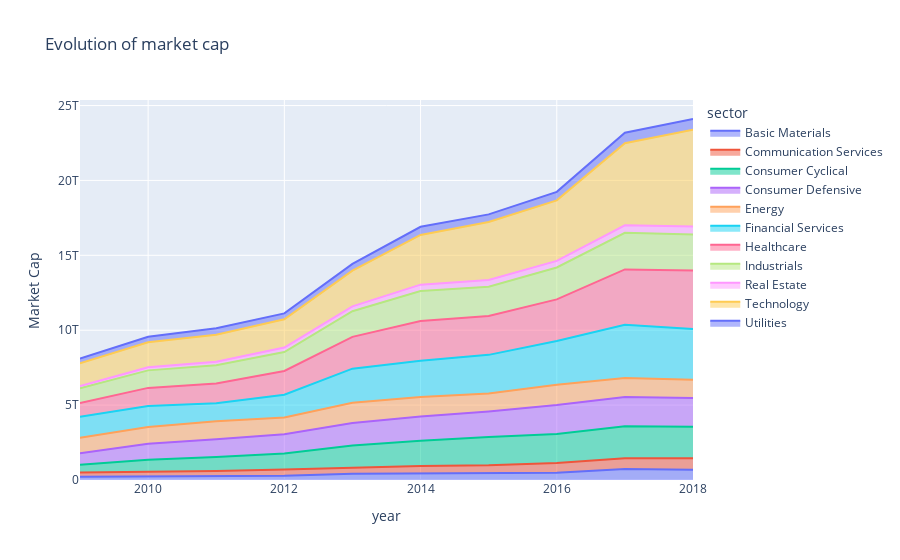
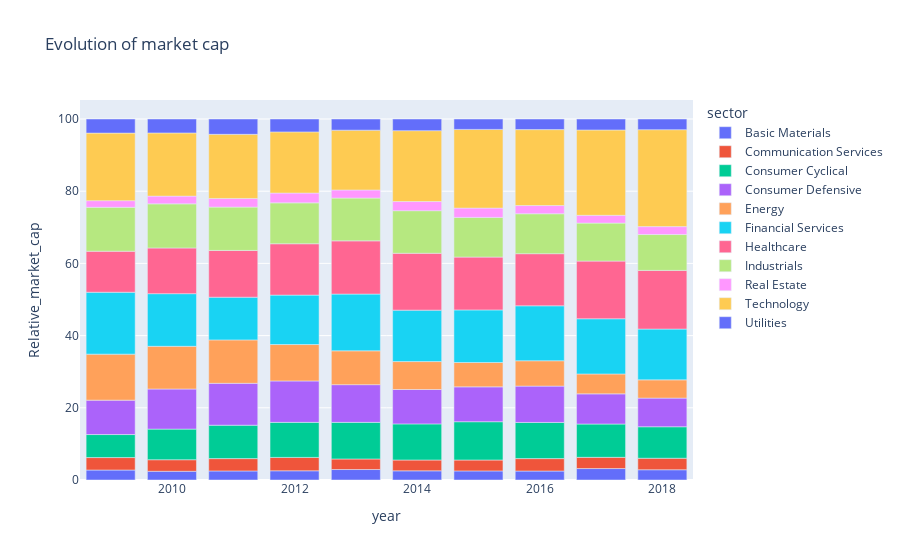
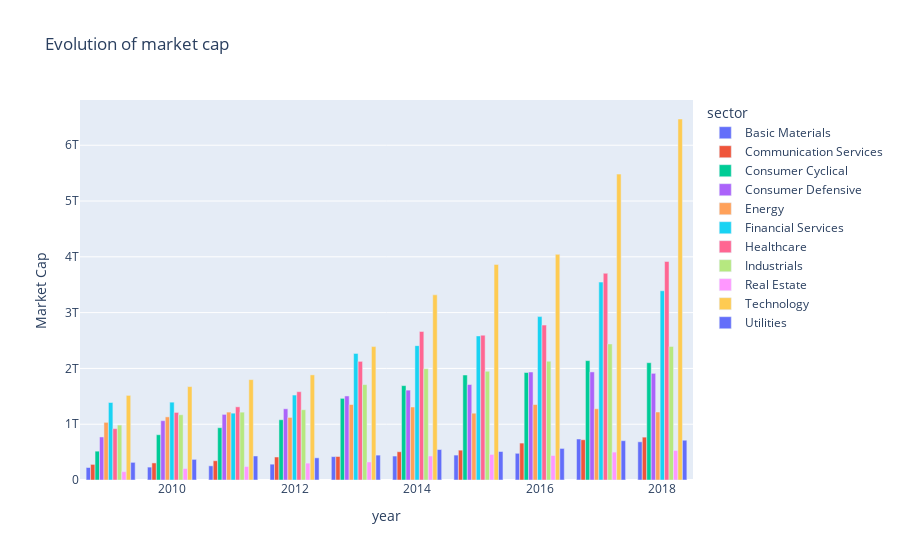

The notebook cell these images were saved under, in order:
### Markdown cell above
## Market cap

### Code cell
#Stacked barplot absolute
stacked_bar_absolute = px.area(df_1, x="year", y="Market Cap", color="sector", title="Evolution of market cap")

#Stacked barplot relative
stacked_bar_relative = px.bar(df_1, x="year", y="Relative_market_cap", color="sector", title="Evolution of market cap")

#Grouped barplot
grouped_bar_absolute = px.bar(df_1, x="year", y="Market Cap", color="sector",barmode="group",title="Evolution of market cap")


stacked_bar_absolute.show()
stacked_bar_relative.show()
grouped_bar_absolute.show()

### Figure 1 — Plotly figure (JSON) as saved in the notebook; plotly's stock layout.template omitted (floating-point values rounded to 4 significant figures)
{"data": [{"hoverlabel": {"namelength": 0}, "hovertemplate": "sector=Basic Materials<br>year=%{x}<br>Market Cap=%{y}", "legendgroup": "Basic Materials", "line": {"color": "#636efa"}, "mode": "lines", "name": "Basic Materials", "orientation": "v", "showlegend": true, "stackgroup": "1", "type": "scatter", "x": [2009, 2010, 2011, 2012, 2013, 2014, 2015, 2016, 2017, 2018], "xaxis": "x", "y": [223900000000.0, 231200000000.0, 254100000000.0, 283700000000.0, 419000000000.0, 429400000000.0, 446700000000.0, 478500000000.0, 734600000000.0, 684700000000.0], "yaxis": "y"}, {"hoverlabel": {"namelength": 0}, "hovertemplate": "sector=Communication Services<br>year=%{x}<br>Market Cap=%{y}", "legendgroup": "Communication Services", "line": {"color": "#EF553B"}, "mode": "lines", "name": "Communication Services", "orientation": "v", "showlegend": true, "stackgroup": "1", "type": "scatter", "x": [2009, 2010, 2011, 2012, 2013, 2014, 2015, 2016, 2017, 2018], "xaxis": "x", "y": [279600000000.0, 306000000000.0, 345600000000.0, 412000000000.0, 421400000000.0, 506700000000.0, 535000000000.0, 661804842285, 721300000000.0, 768300000000.0], "yaxis": "y"}, {"hoverlabel": {"namelength": 0}, "hovertemplate": "sector=Consumer Cyclical<br>year=%{x}<br>Market Cap=%{y}", "legendgroup": "Consumer Cyclical", "line": {"color": "#00cc96"}, "mode": "lines", "name": "Consumer Cyclical", "orientation": "v", "showlegend": true, "stackgroup": "1", "type": "scatter", "x": [2009, 2010, 2011, 2012, 2013, 2014, 2015, 2016, 2017, 2018], "xaxis": "x", "y": [516800000000.0, 811600000000.0, 937200000000.0, 1080000000000.0, 1463000000000.0, 1692000000000.0, 1882000000000.0, 1927000000000.0, 2140000000000.0, 2102000000000.0], "yaxis": "y"}, {"hoverlabel": {"namelength": 0}, "hovertemplate": "sector=Consumer Defensive<br>year=%{x}<br>Market Cap=%{y}", "legendgroup": "Consumer Defensive", "line": {"color": "#ab63fa"}, "mode": "lines", "name": "Consumer Defensive", "orientation": "v", "showlegend": true, "stackgroup": "1", "type": "scatter", "x": [2009, 2010, 2011, 2012, 2013, 2014, 2015, 2016, 2017, 2018], "xaxis": "x", "y": [771300000000.0, 1063000000000.0, 1176000000000.0, 1276000000000.0, 1506000000000.0, 1611000000000.0, 1711000000000.0, 1936000000000.0, 1937342072733, 1912000000000.0], "yaxis": "y"}, {"hoverlabel": {"namelength": 0}, "hovertemplate": "sector=Energy<br>year=%{x}<br>Market Cap=%{y}", "legendgroup": "Energy", "line": {"color": "#FFA15A"}, "mode": "lines", "name": "Energy", "orientation": "v", "showlegend": true, "stackgroup": "1", "type": "scatter", "x": [2009, 2010, 2011, 2012, 2013, 2014, 2015, 2016, 2017, 2018], "xaxis": "x", "y": [1033000000000.0, 1131000000000.0, 1217000000000.0, 1122000000000.0, 1353000000000.0, 1308000000000.0, 1197000000000.0, 1352000000000.0, 1277000000000.0, 1219000000000.0], "yaxis": "y"}, {"hoverlabel": {"namelength": 0}, "hovertemplate": "sector=Financial Services<br>year=%{x}<br>Market Cap=%{y}", "legendgroup": "Financial Services", "line": {"color": "#19d3f3"}, "mode": "lines", "name": "Financial Services", "orientation": "v", "showlegend": true, "stackgroup": "1", "type": "scatter", "x": [2009, 2010, 2011, 2012, 2013, 2014, 2015, 2016, 2017, 2018], "xaxis": "x", "y": [1389000000000.0, 1395000000000.0, 1198000000000.0, 1523000000000.0, 2268000000000.0, 2408000000000.0, 2582000000000.0, 2929000000000.0, 3547000000000.0, 3391000000000.0], "yaxis": "y"}, {"hoverlabel": {"namelength": 0}, "hovertemplate": "sector=Healthcare<br>year=%{x}<br>Market Cap=%{y}", "legendgroup": "Healthcare", "line": {"color": "#FF6692"}, "mode": "lines", "name": "Healthcare", "orientation": "v", "showlegend": true, "stackgroup": "1", "type": "scatter", "x": [2009, 2010, 2011, 2012, 2013, 2014, 2015, 2016, 2017, 2018], "xaxis": "x", "y": [920400000000.0, 1211000000000.0, 1312000000000.0, 1583000000000.0, 2127000000000.0, 2663000000000.0, 2596000000000.0, 2776000000000.0, 3705000000000.0, 3917000000000.0], "yaxis": "y"}, {"hoverlabel": {"namelength": 0}, "hovertemplate": "sector=Industrials<br>year=%{x}<br>Market Cap=%{y}", "legendgroup": "Industrials", "line": {"color": "#B6E880"}, "mode": "lines", "name": "Industrials", "orientation": "v", "showlegend": true, "stackgroup": "1", "type": "scatter", "x": [2009, 2010, 2011, 2012, 2013, 2014, 2015, 2016, 2017, 2018], "xaxis": "x", "y": [985000000000.0, 1169000000000.0, 1216000000000.0, 1260000000000.0, 1710000000000.0, 1995000000000.0, 1949000000000.0, 2128000000000.0, 2438000000000.0, 2394000000000.0], "yaxis": "y"}, {"hoverlabel": {"namelength": 0}, "hovertemplate": "sector=Real Estate<br>year=%{x}<br>Market Cap=%{y}", "legendgroup": "Real Estate", "line": {"color": "#FF97FF"}, "mode": "lines", "name": "Real Estate", "orientation": "v", "showlegend": true, "stackgroup": "1", "type": "scatter", "x": [2009, 2010, 2011, 2012, 2013, 2014, 2015, 2016, 2017, 2018], "xaxis": "x", "y": [150000000000.0, 204800000000.0, 241800000000.0, 302300000000.0, 323000000000.0, 429900000000.0, 458300000000.0, 438200000000.0, 500300000000.0, 529600000000.0], "yaxis": "y"}, {"hoverlabel": {"namelength": 0}, "hovertemplate": "sector=Technology<br>year=%{x}<br>Market Cap=%{y}", "legendgroup": "Technology", "line": {"color": "#FECB52"}, "mode": "lines", "name": "Technology", "orientation": "v", "showlegend": true, "stackgroup": "1", "type": "scatter", "x": [2009, 2010, 2011, 2012, 2013, 2014, 2015, 2016, 2017, 2018], "xaxis": "x", "y": [1516000000000.0, 1674000000000.0, 1799000000000.0, 1884000000000.0, 2391000000000.0, 3319000000000.0, 3864000000000.0, 4045000000000.0, 5482000000000.0, 6470000000000.0], "yaxis": "y"}, {"hoverlabel": {"namelength": 0}, "hovertemplate": "sector=Utilities<br>year=%{x}<br>Market Cap=%{y}", "legendgroup": "Utilities", "line": {"color": "#636efa"}, "mode": "lines", "name": "Utilities", "orientation": "v", "showlegend": true, "stackgroup": "1", "type": "scatter", "x": [2009, 2010, 2011, 2012, 2013, 2014, 2015, 2016, 2017, 2018], "xaxis": "x", "y": [316200000000.0, 369700000000.0, 430400000000.0, 397500000000.0, 445900000000.0, 545900000000.0, 510800000000.0, 565700000000.0, 704600000000.0, 713000000000.0], "yaxis": "y"}], "layout": {"legend": {"title": {"text": "sector"}, "tracegroupgap": 0}, "title": {"text": "Evolution of market cap"}, "xaxis": {"anchor": "y", "domain": [0, 1], "title": {"text": "year"}}, "yaxis": {"anchor": "x", "domain": [0, 1], "title": {"text": "Market Cap"}}}}

### Figure 2 — Plotly figure (JSON) as saved in the notebook; plotly's stock layout.template omitted (floating-point values rounded to 4 significant figures)
{"data": [{"alignmentgroup": "True", "hoverlabel": {"namelength": 0}, "hovertemplate": "sector=Basic Materials<br>year=%{x}<br>Relative_market_cap=%{y}", "legendgroup": "Basic Materials", "marker": {"color": "#636efa"}, "name": "Basic Materials", "offsetgroup": "Basic Materials", "orientation": "v", "showlegend": true, "textposition": "auto", "type": "bar", "x": [2009, 2010, 2011, 2012, 2013, 2014, 2015, 2016, 2017, 2018], "xaxis": "x", "y": [2.763, 2.417, 2.51, 2.55, 2.904, 2.54, 2.519, 2.487, 3.168, 2.841], "yaxis": "y"}, {"alignmentgroup": "True", "hoverlabel": {"namelength": 0}, "hovertemplate": "sector=Communication Services<br>year=%{x}<br>Relative_market_cap=%{y}", "legendgroup": "Communication Services", "marker": {"color": "#EF553B"}, "name": "Communication Services", "offsetgroup": "Communication Services", "orientation": "v", "showlegend": true, "textposition": "auto", "type": "bar", "x": [2009, 2010, 2011, 2012, 2013, 2014, 2015, 2016, 2017, 2018], "xaxis": "x", "y": [3.451, 3.198, 3.412, 3.704, 2.921, 2.997, 3.017, 3.44, 3.111, 3.188], "yaxis": "y"}, {"alignmentgroup": "True", "hoverlabel": {"namelength": 0}, "hovertemplate": "sector=Consumer Cyclical<br>year=%{x}<br>Relative_market_cap=%{y}", "legendgroup": "Consumer Cyclical", "marker": {"color": "#00cc96"}, "name": "Consumer Cyclical", "offsetgroup": "Consumer Cyclical", "orientation": "v", "showlegend": true, "textposition": "auto", "type": "bar", "x": [2009, 2010, 2011, 2012, 2013, 2014, 2015, 2016, 2017, 2018], "xaxis": "x", "y": [6.379, 8.483, 9.255, 9.712, 10.14, 10.01, 10.61, 10.02, 9.228, 8.723], "yaxis": "y"}, {"alignmentgroup": "True", "hoverlabel": {"namelength": 0}, "hovertemplate": "sector=Consumer Defensive<br>year=%{x}<br>Relative_market_cap=%{y}", "legendgroup": "Consumer Defensive", "marker": {"color": "#ab63fa"}, "name": "Consumer Defensive", "offsetgroup": "Consumer Defensive", "orientation": "v", "showlegend": true, "textposition": "auto", "type": "bar", "x": [2009, 2010, 2011, 2012, 2013, 2014, 2015, 2016, 2017, 2018], "xaxis": "x", "y": [9.52, 11.11, 11.61, 11.47, 10.44, 9.528, 9.651, 10.06, 8.355, 7.933], "yaxis": "y"}, {"alignmentgroup": "True", "hoverlabel": {"namelength": 0}, "hovertemplate": "sector=Energy<br>year=%{x}<br>Relative_market_cap=%{y}", "legendgroup": "Energy", "marker": {"color": "#FFA15A"}, "name": "Energy", "offsetgroup": "Energy", "orientation": "v", "showlegend": true, "textposition": "auto", "type": "bar", "x": [2009, 2010, 2011, 2012, 2013, 2014, 2015, 2016, 2017, 2018], "xaxis": "x", "y": [12.75, 11.83, 12.02, 10.08, 9.378, 7.738, 6.752, 7.029, 5.505, 5.056], "yaxis": "y"}, {"alignmentgroup": "True", "hoverlabel": {"namelength": 0}, "hovertemplate": "sector=Financial Services<br>year=%{x}<br>Relative_market_cap=%{y}", "legendgroup": "Financial Services", "marker": {"color": "#19d3f3"}, "name": "Financial Services", "offsetgroup": "Financial Services", "orientation": "v", "showlegend": true, "textposition": "auto", "type": "bar", "x": [2009, 2010, 2011, 2012, 2013, 2014, 2015, 2016, 2017, 2018], "xaxis": "x", "y": [17.14, 14.58, 11.83, 13.69, 15.72, 14.25, 14.56, 15.22, 15.3, 14.07], "yaxis": "y"}, {"alignmentgroup": "True", "hoverlabel": {"namelength": 0}, "hovertemplate": "sector=Healthcare<br>year=%{x}<br>Relative_market_cap=%{y}", "legendgroup": "Healthcare", "marker": {"color": "#FF6692"}, "name": "Healthcare", "offsetgroup": "Healthcare", "orientation": "v", "showlegend": true, "textposition": "auto", "type": "bar", "x": [2009, 2010, 2011, 2012, 2013, 2014, 2015, 2016, 2017, 2018], "xaxis": "x", "y": [11.36, 12.66, 12.95, 14.23, 14.74, 15.75, 14.64, 14.43, 15.98, 16.25], "yaxis": "y"}, {"alignmentgroup": "True", "hoverlabel": {"namelength": 0}, "hovertemplate": "sector=Industrials<br>year=%{x}<br>Relative_market_cap=%{y}", "legendgroup": "Industrials", "marker": {"color": "#B6E880"}, "name": "Industrials", "offsetgroup": "Industrials", "orientation": "v", "showlegend": true, "textposition": "auto", "type": "bar", "x": [2009, 2010, 2011, 2012, 2013, 2014, 2015, 2016, 2017, 2018], "xaxis": "x", "y": [12.16, 12.22, 12.01, 11.33, 11.85, 11.8, 10.99, 11.06, 10.52, 9.934], "yaxis": "y"}, {"alignmentgroup": "True", "hoverlabel": {"namelength": 0}, "hovertemplate": "sector=Real Estate<br>year=%{x}<br>Relative_market_cap=%{y}", "legendgroup": "Real Estate", "marker": {"color": "#FF97FF"}, "name": "Real Estate", "offsetgroup": "Real Estate", "orientation": "v", "showlegend": true, "textposition": "auto", "type": "bar", "x": [2009, 2010, 2011, 2012, 2013, 2014, 2015, 2016, 2017, 2018], "xaxis": "x", "y": [1.851, 2.141, 2.388, 2.718, 2.239, 2.543, 2.585, 2.278, 2.158, 2.197], "yaxis": "y"}, {"alignmentgroup": "True", "hoverlabel": {"namelength": 0}, "hovertemplate": "sector=Technology<br>year=%{x}<br>Relative_market_cap=%{y}", "legendgroup": "Technology", "marker": {"color": "#FECB52"}, "name": "Technology", "offsetgroup": "Technology", "orientation": "v", "showlegend": true, "textposition": "auto", "type": "bar", "x": [2009, 2010, 2011, 2012, 2013, 2014, 2015, 2016, 2017, 2018], "xaxis": "x", "y": [18.72, 17.5, 17.77, 16.94, 16.57, 19.63, 21.79, 21.03, 23.64, 26.85], "yaxis": "y"}, {"alignmentgroup": "True", "hoverlabel": {"namelength": 0}, "hovertemplate": "sector=Utilities<br>year=%{x}<br>Relative_market_cap=%{y}", "legendgroup": "Utilities", "marker": {"color": "#636efa"}, "name": "Utilities", "offsetgroup": "Utilities", "orientation": "v", "showlegend": true, "textposition": "auto", "type": "bar", "x": [2009, 2010, 2011, 2012, 2013, 2014, 2015, 2016, 2017, 2018], "xaxis": "x", "y": [3.903, 3.864, 4.25, 3.573, 3.091, 3.229, 2.881, 2.941, 3.039, 2.959], "yaxis": "y"}], "layout": {"barmode": "relative", "legend": {"title": {"text": "sector"}, "tracegroupgap": 0}, "title": {"text": "Evolution of market cap"}, "xaxis": {"anchor": "y", "domain": [0, 1], "title": {"text": "year"}}, "yaxis": {"anchor": "x", "domain": [0, 1], "title": {"text": "Relative_market_cap"}}}}

### Figure 3 — Plotly figure (JSON) as saved in the notebook; plotly's stock layout.template omitted (floating-point values rounded to 4 significant figures)
{"data": [{"alignmentgroup": "True", "hoverlabel": {"namelength": 0}, "hovertemplate": "sector=Basic Materials<br>year=%{x}<br>Market Cap=%{y}", "legendgroup": "Basic Materials", "marker": {"color": "#636efa"}, "name": "Basic Materials", "offsetgroup": "Basic Materials", "orientation": "v", "showlegend": true, "textposition": "auto", "type": "bar", "x": [2009, 2010, 2011, 2012, 2013, 2014, 2015, 2016, 2017, 2018], "xaxis": "x", "y": [223900000000.0, 231200000000.0, 254100000000.0, 283700000000.0, 419000000000.0, 429400000000.0, 446700000000.0, 478500000000.0, 734600000000.0, 684700000000.0], "yaxis": "y"}, {"alignmentgroup": "True", "hoverlabel": {"namelength": 0}, "hovertemplate": "sector=Communication Services<br>year=%{x}<br>Market Cap=%{y}", "legendgroup": "Communication Services", "marker": {"color": "#EF553B"}, "name": "Communication Services", "offsetgroup": "Communication Services", "orientation": "v", "showlegend": true, "textposition": "auto", "type": "bar", "x": [2009, 2010, 2011, 2012, 2013, 2014, 2015, 2016, 2017, 2018], "xaxis": "x", "y": [279600000000.0, 306000000000.0, 345600000000.0, 412000000000.0, 421400000000.0, 506700000000.0, 535000000000.0, 661804842285, 721300000000.0, 768300000000.0], "yaxis": "y"}, {"alignmentgroup": "True", "hoverlabel": {"namelength": 0}, "hovertemplate": "sector=Consumer Cyclical<br>year=%{x}<br>Market Cap=%{y}", "legendgroup": "Consumer Cyclical", "marker": {"color": "#00cc96"}, "name": "Consumer Cyclical", "offsetgroup": "Consumer Cyclical", "orientation": "v", "showlegend": true, "textposition": "auto", "type": "bar", "x": [2009, 2010, 2011, 2012, 2013, 2014, 2015, 2016, 2017, 2018], "xaxis": "x", "y": [516800000000.0, 811600000000.0, 937200000000.0, 1080000000000.0, 1463000000000.0, 1692000000000.0, 1882000000000.0, 1927000000000.0, 2140000000000.0, 2102000000000.0], "yaxis": "y"}, {"alignmentgroup": "True", "hoverlabel": {"namelength": 0}, "hovertemplate": "sector=Consumer Defensive<br>year=%{x}<br>Market Cap=%{y}", "legendgroup": "Consumer Defensive", "marker": {"color": "#ab63fa"}, "name": "Consumer Defensive", "offsetgroup": "Consumer Defensive", "orientation": "v", "showlegend": true, "textposition": "auto", "type": "bar", "x": [2009, 2010, 2011, 2012, 2013, 2014, 2015, 2016, 2017, 2018], "xaxis": "x", "y": [771300000000.0, 1063000000000.0, 1176000000000.0, 1276000000000.0, 1506000000000.0, 1611000000000.0, 1711000000000.0, 1936000000000.0, 1937342072733, 1912000000000.0], "yaxis": "y"}, {"alignmentgroup": "True", "hoverlabel": {"namelength": 0}, "hovertemplate": "sector=Energy<br>year=%{x}<br>Market Cap=%{y}", "legendgroup": "Energy", "marker": {"color": "#FFA15A"}, "name": "Energy", "offsetgroup": "Energy", "orientation": "v", "showlegend": true, "textposition": "auto", "type": "bar", "x": [2009, 2010, 2011, 2012, 2013, 2014, 2015, 2016, 2017, 2018], "xaxis": "x", "y": [1033000000000.0, 1131000000000.0, 1217000000000.0, 1122000000000.0, 1353000000000.0, 1308000000000.0, 1197000000000.0, 1352000000000.0, 1277000000000.0, 1219000000000.0], "yaxis": "y"}, {"alignmentgroup": "True", "hoverlabel": {"namelength": 0}, "hovertemplate": "sector=Financial Services<br>year=%{x}<br>Market Cap=%{y}", "legendgroup": "Financial Services", "marker": {"color": "#19d3f3"}, "name": "Financial Services", "offsetgroup": "Financial Services", "orientation": "v", "showlegend": true, "textposition": "auto", "type": "bar", "x": [2009, 2010, 2011, 2012, 2013, 2014, 2015, 2016, 2017, 2018], "xaxis": "x", "y": [1389000000000.0, 1395000000000.0, 1198000000000.0, 1523000000000.0, 2268000000000.0, 2408000000000.0, 2582000000000.0, 2929000000000.0, 3547000000000.0, 3391000000000.0], "yaxis": "y"}, {"alignmentgroup": "True", "hoverlabel": {"namelength": 0}, "hovertemplate": "sector=Healthcare<br>year=%{x}<br>Market Cap=%{y}", "legendgroup": "Healthcare", "marker": {"color": "#FF6692"}, "name": "Healthcare", "offsetgroup": "Healthcare", "orientation": "v", "showlegend": true, "textposition": "auto", "type": "bar", "x": [2009, 2010, 2011, 2012, 2013, 2014, 2015, 2016, 2017, 2018], "xaxis": "x", "y": [920400000000.0, 1211000000000.0, 1312000000000.0, 1583000000000.0, 2127000000000.0, 2663000000000.0, 2596000000000.0, 2776000000000.0, 3705000000000.0, 3917000000000.0], "yaxis": "y"}, {"alignmentgroup": "True", "hoverlabel": {"namelength": 0}, "hovertemplate": "sector=Industrials<br>year=%{x}<br>Market Cap=%{y}", "legendgroup": "Industrials", "marker": {"color": "#B6E880"}, "name": "Industrials", "offsetgroup": "Industrials", "orientation": "v", "showlegend": true, "textposition": "auto", "type": "bar", "x": [2009, 2010, 2011, 2012, 2013, 2014, 2015, 2016, 2017, 2018], "xaxis": "x", "y": [985000000000.0, 1169000000000.0, 1216000000000.0, 1260000000000.0, 1710000000000.0, 1995000000000.0, 1949000000000.0, 2128000000000.0, 2438000000000.0, 2394000000000.0], "yaxis": "y"}, {"alignmentgroup": "True", "hoverlabel": {"namelength": 0}, "hovertemplate": "sector=Real Estate<br>year=%{x}<br>Market Cap=%{y}", "legendgroup": "Real Estate", "marker": {"color": "#FF97FF"}, "name": "Real Estate", "offsetgroup": "Real Estate", "orientation": "v", "showlegend": true, "textposition": "auto", "type": "bar", "x": [2009, 2010, 2011, 2012, 2013, 2014, 2015, 2016, 2017, 2018], "xaxis": "x", "y": [150000000000.0, 204800000000.0, 241800000000.0, 302300000000.0, 323000000000.0, 429900000000.0, 458300000000.0, 438200000000.0, 500300000000.0, 529600000000.0], "yaxis": "y"}, {"alignmentgroup": "True", "hoverlabel": {"namelength": 0}, "hovertemplate": "sector=Technology<br>year=%{x}<br>Market Cap=%{y}", "legendgroup": "Technology", "marker": {"color": "#FECB52"}, "name": "Technology", "offsetgroup": "Technology", "orientation": "v", "showlegend": true, "textposition": "auto", "type": "bar", "x": [2009, 2010, 2011, 2012, 2013, 2014, 2015, 2016, 2017, 2018], "xaxis": "x", "y": [1516000000000.0, 1674000000000.0, 1799000000000.0, 1884000000000.0, 2391000000000.0, 3319000000000.0, 3864000000000.0, 4045000000000.0, 5482000000000.0, 6470000000000.0], "yaxis": "y"}, {"alignmentgroup": "True", "hoverlabel": {"namelength": 0}, "hovertemplate": "sector=Utilities<br>year=%{x}<br>Market Cap=%{y}", "legendgroup": "Utilities", "marker": {"color": "#636efa"}, "name": "Utilities", "offsetgroup": "Utilities", "orientation": "v", "showlegend": true, "textposition": "auto", "type": "bar", "x": [2009, 2010, 2011, 2012, 2013, 2014, 2015, 2016, 2017, 2018], "xaxis": "x", "y": [316200000000.0, 369700000000.0, 430400000000.0, 397500000000.0, 445900000000.0, 545900000000.0, 510800000000.0, 565700000000.0, 704600000000.0, 713000000000.0], "yaxis": "y"}], "layout": {"barmode": "group", "legend": {"title": {"text": "sector"}, "tracegroupgap": 0}, "title": {"text": "Evolution of market cap"}, "xaxis": {"anchor": "y", "domain": [0, 1], "title": {"text": "year"}}, "yaxis": {"anchor": "x", "domain": [0, 1], "title": {"text": "Market Cap"}}}}
